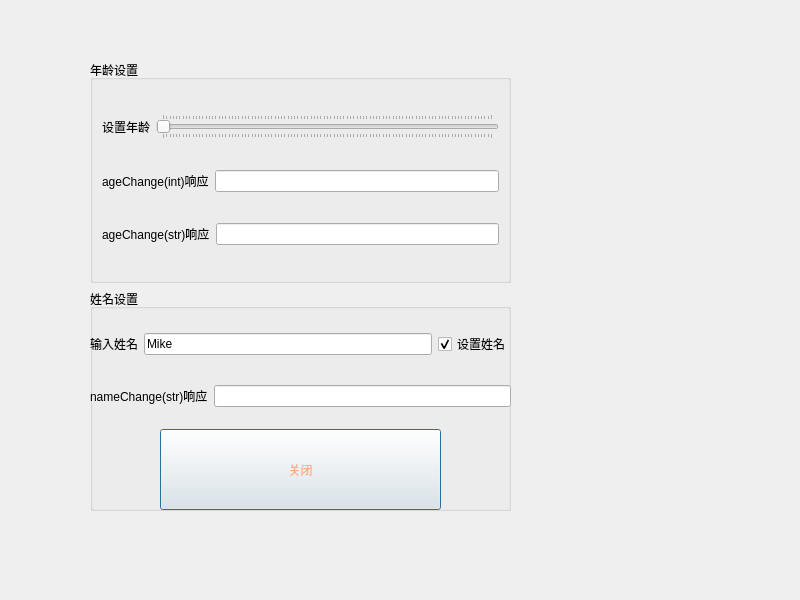
<?xml version="1.0" encoding="UTF-8"?>
<ui version="4.0">
 <class>Human_Widget</class>
 <widget class="QWidget" name="Human_Widget">
  <property name="geometry">
   <rect>
    <x>0</x>
    <y>0</y>
    <width>800</width>
    <height>600</height>
   </rect>
  </property>
  <property name="windowTitle">
   <string>Human_Widget</string>
  </property>
  <widget class="QWidget" name="layoutWidget">
   <property name="geometry">
    <rect>
     <x>90</x>
     <y>60</y>
     <width>421</width>
     <height>451</height>
    </rect>
   </property>
   <layout class="QVBoxLayout" name="setagebox">
    <item>
     <widget class="QGroupBox" name="groupBox">
      <property name="title">
       <string>年龄设置</string>
      </property>
      <layout class="QVBoxLayout" name="verticalLayout_2">
       <item>
        <layout class="QHBoxLayout" name="seetagelay">
         <item>
          <widget class="QLabel" name="setagetext">
           <property name="text">
            <string>设置年龄</string>
           </property>
          </widget>
         </item>
         <item>
          <widget class="QSlider" name="setageslider">
           <property name="maximum">
            <number>100</number>
           </property>
           <property name="orientation">
            <enum>Qt::Horizontal</enum>
           </property>
           <property name="tickPosition">
            <enum>QSlider::TicksBothSides</enum>
           </property>
          </widget>
         </item>
        </layout>
       </item>
       <item>
        <layout class="QHBoxLayout" name="ageintlay">
         <item>
          <widget class="QLabel" name="agereslabel">
           <property name="text">
            <string>ageChange(int)响应</string>
           </property>
          </widget>
         </item>
         <item>
          <widget class="QLineEdit" name="agerestext"/>
         </item>
        </layout>
       </item>
       <item>
        <layout class="QHBoxLayout" name="agestrlay">
         <item>
          <widget class="QLabel" name="label_3">
           <property name="text">
            <string>ageChange(str)响应</string>
           </property>
          </widget>
         </item>
         <item>
          <widget class="QLineEdit" name="lineEdit_3"/>
         </item>
        </layout>
       </item>
      </layout>
     </widget>
    </item>
    <item>
     <widget class="QGroupBox" name="setnamebox">
      <property name="title">
       <string>姓名设置</string>
      </property>
      <widget class="QWidget" name="layoutWidget">
       <property name="geometry">
        <rect>
         <x>0</x>
         <y>20</y>
         <width>421</width>
         <height>121</height>
        </rect>
       </property>
       <layout class="QVBoxLayout" name="verticalLayout">
        <item>
         <layout class="QHBoxLayout" name="horizontalLayout_3">
          <item>
           <widget class="QLabel" name="name">
            <property name="text">
             <string>输入姓名</string>
            </property>
           </widget>
          </item>
          <item>
           <widget class="QLineEdit" name="lineEdit">
            <property name="text">
             <string>Mike</string>
            </property>
           </widget>
          </item>
          <item>
           <widget class="QCheckBox" name="checkBox">
            <property name="text">
             <string>设置姓名</string>
            </property>
            <property name="checked">
             <bool>true</bool>
            </property>
           </widget>
          </item>
         </layout>
        </item>
        <item>
         <layout class="QHBoxLayout" name="horizontalLayout_4">
          <item>
           <widget class="QLabel" name="namelabel">
            <property name="text">
             <string>nameChange(str)响应</string>
            </property>
           </widget>
          </item>
          <item>
           <widget class="QLineEdit" name="nametext"/>
          </item>
         </layout>
        </item>
       </layout>
      </widget>
      <widget class="QPushButton" name="close">
       <property name="geometry">
        <rect>
         <x>70</x>
         <y>140</y>
         <width>281</width>
         <height>81</height>
        </rect>
       </property>
       <property name="styleSheet">
        <string notr="true">background-image: url(:/jpgs/images/time.jpg);
color: rgb(255, 0, 0);
font: 30pt &quot;楷体&quot;;
color: rgb(255, 170, 127);</string>
       </property>
       <property name="text">
        <string>关闭</string>
       </property>
       <property name="checkable">
        <bool>false</bool>
       </property>
       <property name="autoRepeat">
        <bool>false</bool>
       </property>
       <property name="autoExclusive">
        <bool>false</bool>
       </property>
       <property name="autoDefault">
        <bool>true</bool>
       </property>
       <property name="default">
        <bool>true</bool>
       </property>
      </widget>
      <zorder>close</zorder>
      <zorder>layoutWidget</zorder>
     </widget>
    </item>
   </layout>
  </widget>
 </widget>
 <resources/>
 <connections>
  <connection>
   <sender>close</sender>
   <signal>clicked()</signal>
   <receiver>Human_Widget</receiver>
   <slot>close()</slot>
   <hints>
    <hint type="sourcelabel">
     <x>250</x>
     <y>470</y>
    </hint>
    <hint type="destinationlabel">
     <x>150</x>
     <y>554</y>
    </hint>
   </hints>
  </connection>
 </connections>
</ui>
